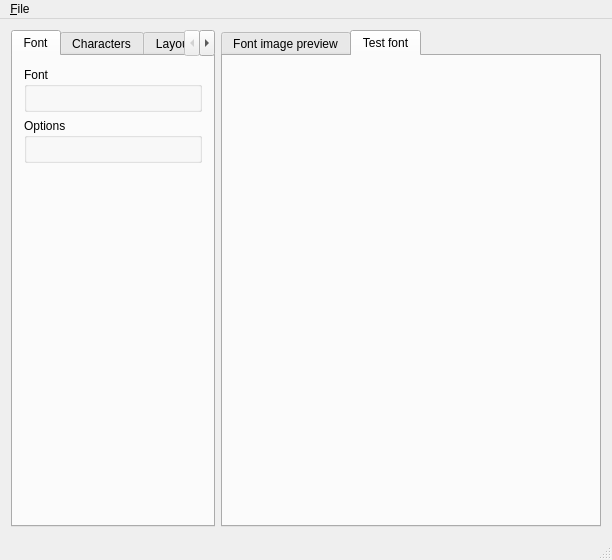
<?xml version="1.0" encoding="UTF-8"?>
<ui version="4.0">
 <author>AvraMitra</author>
 <class>FontBuilder</class>
 <widget class="QMainWindow" name="FontBuilder">
  <property name="geometry">
   <rect>
    <x>0</x>
    <y>0</y>
    <width>612</width>
    <height>560</height>
   </rect>
  </property>
  <property name="windowTitle">
   <string>LameUI font2image</string>
  </property>
  <property name="locale">
   <locale language="English" country="UnitedStates"/>
  </property>
  <widget class="QWidget" name="centralWidget">
   <layout class="QHBoxLayout" name="horizontalLayout" stretch="0,1">
    <item>
     <widget class="QTabWidget" name="tabWidget">
      <property name="locale">
       <locale language="English" country="UnitedStates"/>
      </property>
      <property name="currentIndex">
       <number>0</number>
      </property>
      <widget class="QWidget" name="tab_Font">
       <attribute name="title">
        <string>Font</string>
       </attribute>
       <layout class="QVBoxLayout" name="verticalLayout_2">
        <item>
         <widget class="QGroupBox" name="groupBox_FontSelect">
          <property name="sizePolicy">
           <sizepolicy hsizetype="Minimum" vsizetype="Minimum">
            <horstretch>0</horstretch>
            <verstretch>0</verstretch>
           </sizepolicy>
          </property>
          <property name="title">
           <string>Font</string>
          </property>
          <layout class="QHBoxLayout" name="horizontalLayout_2">
           <item>
            <widget class="FontSelectFrame" name="frameFontSelect" native="true">
             <property name="sizePolicy">
              <sizepolicy hsizetype="Minimum" vsizetype="Minimum">
               <horstretch>0</horstretch>
               <verstretch>0</verstretch>
              </sizepolicy>
             </property>
            </widget>
           </item>
          </layout>
         </widget>
        </item>
        <item>
         <widget class="QGroupBox" name="groupBox">
          <property name="title">
           <string>Options</string>
          </property>
          <layout class="QVBoxLayout" name="verticalLayout_3">
           <item>
            <widget class="FontOptionsFrame" name="frameFontOptions" native="true">
             <property name="sizePolicy">
              <sizepolicy hsizetype="Minimum" vsizetype="Minimum">
               <horstretch>0</horstretch>
               <verstretch>0</verstretch>
              </sizepolicy>
             </property>
            </widget>
           </item>
          </layout>
         </widget>
        </item>
        <item>
         <spacer name="verticalSpacer">
          <property name="orientation">
           <enum>Qt::Vertical</enum>
          </property>
          <property name="sizeHint" stdset="0">
           <size>
            <width>20</width>
            <height>40</height>
           </size>
          </property>
         </spacer>
        </item>
       </layout>
      </widget>
      <widget class="QWidget" name="tab_Charaters">
       <attribute name="title">
        <string>Characters</string>
       </attribute>
       <layout class="QVBoxLayout" name="verticalLayout_4">
        <item>
         <widget class="CharactersFrame" name="frameCharacters" native="true"/>
        </item>
       </layout>
      </widget>
      <widget class="QWidget" name="tab_Layout">
       <attribute name="title">
        <string>Layout</string>
       </attribute>
       <layout class="QVBoxLayout" name="verticalLayout_5">
        <item>
         <widget class="QLabel" name="label">
          <property name="text">
           <string>Layout engine</string>
          </property>
         </widget>
        </item>
        <item>
         <widget class="QComboBox" name="comboBoxLayouter"/>
        </item>
        <item>
         <widget class="LayoutConfigFrame" name="frameLayoutConfig" native="true"/>
        </item>
        <item>
         <spacer name="verticalSpacer_2">
          <property name="orientation">
           <enum>Qt::Vertical</enum>
          </property>
          <property name="sizeHint" stdset="0">
           <size>
            <width>20</width>
            <height>40</height>
           </size>
          </property>
         </spacer>
        </item>
       </layout>
      </widget>
      <widget class="QWidget" name="tab_Output">
       <attribute name="title">
        <string>Output</string>
       </attribute>
       <layout class="QVBoxLayout" name="verticalLayout_7">
        <item>
         <widget class="OutputFrame" name="frameOutput" native="true"/>
        </item>
        <item>
         <widget class="QPushButton" name="pushButtonWriteFont">
          <property name="text">
           <string>Write font</string>
          </property>
         </widget>
        </item>
       </layout>
      </widget>
     </widget>
    </item>
    <item>
     <widget class="QTabWidget" name="tabWidget_2">
      <property name="currentIndex">
       <number>1</number>
      </property>
      <widget class="QWidget" name="tab_Preview">
       <attribute name="title">
        <string>Font image preview</string>
       </attribute>
       <layout class="QGridLayout" name="gridLayout_2" columnstretch="1,1,0,0" columnminimumwidth="0,0,0,0">
        <item row="3" column="0" colspan="4">
         <widget class="QScrollArea" name="scrollArea">
          <property name="widgetResizable">
           <bool>true</bool>
          </property>
          <widget class="QWidget" name="scrollAreaWidgetContents">
           <property name="geometry">
            <rect>
             <x>0</x>
             <y>0</y>
             <width>360</width>
             <height>425</height>
            </rect>
           </property>
           <layout class="QGridLayout" name="gridLayout">
            <item row="4" column="0" colspan="4">
             <spacer name="verticalSpacer_3">
              <property name="orientation">
               <enum>Qt::Vertical</enum>
              </property>
              <property name="sizeHint" stdset="0">
               <size>
                <width>20</width>
                <height>40</height>
               </size>
              </property>
             </spacer>
            </item>
            <item row="0" column="0" colspan="4">
             <spacer name="verticalSpacer_4">
              <property name="orientation">
               <enum>Qt::Vertical</enum>
              </property>
              <property name="sizeHint" stdset="0">
               <size>
                <width>20</width>
                <height>40</height>
               </size>
              </property>
             </spacer>
            </item>
            <item row="2" column="1" colspan="2">
             <widget class="FontDrawWidget" name="widgetFontPreview" native="true"/>
            </item>
            <item row="2" column="3">
             <spacer name="horizontalSpacer">
              <property name="orientation">
               <enum>Qt::Horizontal</enum>
              </property>
              <property name="sizeHint" stdset="0">
               <size>
                <width>40</width>
                <height>20</height>
               </size>
              </property>
             </spacer>
            </item>
            <item row="2" column="0">
             <spacer name="horizontalSpacer_2">
              <property name="orientation">
               <enum>Qt::Horizontal</enum>
              </property>
              <property name="sizeHint" stdset="0">
               <size>
                <width>40</width>
                <height>20</height>
               </size>
              </property>
             </spacer>
            </item>
           </layout>
          </widget>
         </widget>
        </item>
        <item row="1" column="0">
         <widget class="QCheckBox" name="checkBoxDrawGrid">
          <property name="text">
           <string>Draw grid</string>
          </property>
         </widget>
        </item>
        <item row="1" column="1">
         <widget class="QLabel" name="label_ImageSize">
          <property name="text">
           <string>0x0</string>
          </property>
         </widget>
        </item>
        <item row="1" column="2">
         <widget class="QLabel" name="label_2">
          <property name="text">
           <string>scale:</string>
          </property>
         </widget>
        </item>
        <item row="1" column="3">
         <widget class="QComboBox" name="comboBox">
          <property name="layoutDirection">
           <enum>Qt::LeftToRight</enum>
          </property>
          <property name="currentIndex">
           <number>1</number>
          </property>
          <property name="frame">
           <bool>true</bool>
          </property>
          <item>
           <property name="text">
            <string>50%</string>
           </property>
          </item>
          <item>
           <property name="text">
            <string>100%</string>
           </property>
          </item>
          <item>
           <property name="text">
            <string>200%</string>
           </property>
          </item>
          <item>
           <property name="text">
            <string>400%</string>
           </property>
          </item>
          <item>
           <property name="text">
            <string>800%</string>
           </property>
          </item>
         </widget>
        </item>
       </layout>
      </widget>
      <widget class="QWidget" name="tab_TestFont">
       <attribute name="title">
        <string>Test font</string>
       </attribute>
       <layout class="QGridLayout" name="gridLayout_3">
        <item row="0" column="0">
         <widget class="FontTestFrame" name="fontTestFrame" native="true"/>
        </item>
       </layout>
      </widget>
     </widget>
    </item>
   </layout>
  </widget>
  <widget class="QMenuBar" name="menuBar">
   <property name="geometry">
    <rect>
     <x>0</x>
     <y>0</y>
     <width>612</width>
     <height>19</height>
    </rect>
   </property>
   <widget class="QMenu" name="menu_File">
    <property name="title">
     <string>&amp;File</string>
    </property>
    <addaction name="action_Open"/>
   </widget>
   <addaction name="menu_File"/>
  </widget>
  <widget class="QStatusBar" name="statusBar"/>
  <action name="action_Open">
   <property name="text">
    <string>&amp;Open</string>
   </property>
  </action>
 </widget>
 <layoutdefault spacing="6" margin="11"/>
 <customwidgets>
  <customwidget>
   <class>FontSelectFrame</class>
   <extends>QWidget</extends>
   <header>fontselectframe.h</header>
   <container>1</container>
  </customwidget>
  <customwidget>
   <class>FontOptionsFrame</class>
   <extends>QWidget</extends>
   <header>fontoptionsframe.h</header>
   <container>1</container>
  </customwidget>
  <customwidget>
   <class>CharactersFrame</class>
   <extends>QWidget</extends>
   <header>charactersframe.h</header>
   <container>1</container>
  </customwidget>
  <customwidget>
   <class>LayoutConfigFrame</class>
   <extends>QWidget</extends>
   <header>layoutconfigframe.h</header>
   <container>1</container>
  </customwidget>
  <customwidget>
   <class>OutputFrame</class>
   <extends>QWidget</extends>
   <header>outputframe.h</header>
   <container>1</container>
  </customwidget>
  <customwidget>
   <class>FontTestFrame</class>
   <extends>QWidget</extends>
   <header>fonttestframe.h</header>
   <container>1</container>
  </customwidget>
  <customwidget>
   <class>FontDrawWidget</class>
   <extends>QWidget</extends>
   <header>fontdrawwidget.h</header>
   <container>1</container>
  </customwidget>
 </customwidgets>
 <resources/>
 <connections/>
 <slots>
  <slot>fontParametersChanged()</slot>
  <slot>requestFontsDirChange()</slot>
 </slots>
</ui>
